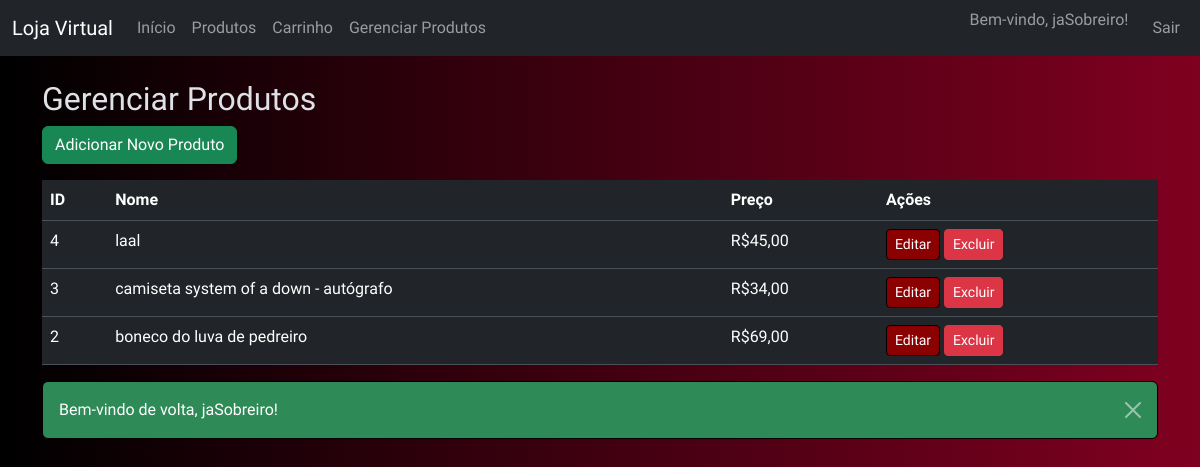
The page /admin/products (signed in) on the database its author committed.
### tables this page shows
CREATE TABLE `produtos` (
  `id` int(11) NOT NULL,
  `nome` varchar(255) NOT NULL,
  `descricao` text NOT NULL,
  `preco` decimal(10,2) NOT NULL,
  `data_criacao` timestamp NOT NULL DEFAULT current_timestamp()
);

### src/controllers/AdminController.php (called while the page is built, shortened)
<?php
require_once __DIR__ . '/../models/Product.php';
class ControladorAdmin {
    private $db;
    public function __construct($db) {
        $this->db = $db;
    }
    public function index() {
        $produto = new Produto($this->db);
        $produtos = $produto->ler();
        require __DIR__ . '/../views/admin/index.php';
    }
}

### src/helpers/url_helper.php (called while the page is built)
<?php
function base_url($path = '') {
    $base_path = rtrim(str_replace('\\', '/', dirname($_SERVER['SCRIPT_NAME'])), '/');
    return $base_path . '/' . ltrim($path, '/');
}

### src/models/Product.php (called while the page is built, shortened)
<?php
class Produto {
    private $conn;
    private $nome_tabela = "produtos";
    public function __construct($db) {
        $this->conn = $db;
    }
    public function ler() {
        $query = "SELECT id, nome, preco, descricao, data_criacao FROM " . $this->nome_tabela . " ORDER BY data_criacao DESC";
        $stmt = $this->conn->prepare($query);
        $stmt->execute();
        return $stmt->get_result();
    }
}

### src/views/admin/index.php (the view, shortened to what this page needs)
<?php include __DIR__ . '/../layouts/header.php'; ?>
<h2>Gerenciar Produtos</h2>
<a href="<?php echo base_url('admin/products/create'); ?>" class="btn btn-success mb-3">Adicionar Novo Produto</a>
<table class="table">
    <thead>
        <tr>
            <th>ID</th>
            <th>Nome</th>
            <th>Preço</th>
            <th>Ações</th>
        </tr>
    </thead>
    <tbody>
        <?php if ($produtos->num_rows > 0): ?>
            <?php while($row = $produtos->fetch_assoc()): ?>
                <tr>
                    <td><?php echo $row['id']; ?></td>
                    <td><?php echo htmlspecialchars($row['nome']); ?></td>
                    <td>R$<?php echo number_format($row['preco'], 2, ',', '.'); ?></td>
                    <td>
                        <a href="<?php echo base_url('admin/products/edit?id=' . $row['id']); ?>" class="btn btn-sm btn-primary">Editar</a>
                        <form action="<?php echo base_url('admin/products/delete'); ?>" method="POST" style="display:inline;">
                            <button type="submit" class="btn btn-sm btn-danger" onclick="return confirm('Tem certeza que deseja excluir este produto?');">Excluir</button>
                        </form>
                    </td>
                </tr>
            <?php endwhile; ?>
        <?php else: ?>
            <tr>
                <td colspan="4">Nenhum produto encontrado.</td>
            </tr>
        <?php endif; ?>
    </tbody>
</table>
<?php include __DIR__ . '/../layouts/footer.php'; ?>

### index.php (shortened to what this page needs)
<?php
require_once __DIR__ . '/src/helpers/flash.php';
require_once __DIR__ . '/src/helpers/url_helper.php';
require_once __DIR__ . '/src/controllers/CartController.php';
require_once __DIR__ . '/src/controllers/AdminController.php';
$db = obterConexaoDB();
$request_uri = explode('?', $_SERVER['REQUEST_URI'], 2)[0];
switch ($request_uri) {
    case '/admin/products':
        $controller = new ControladorAdmin($db);
        $controller->index();
        break;
}

### src/views/layouts/header.php (shortened to what this page needs)
<!DOCTYPE html>
<html lang="pt-BR" data-bs-theme="dark">
<head>
    <link href="https://cdn.jsdelivr.net/npm/bootstrap@5.3.3/dist/css/bootstrap.min.css" rel="stylesheet">
</head>
<body>
    <nav class="navbar navbar-expand-lg navbar-dark bg-dark">
        <div class="container-fluid">
            <a class="navbar-brand" href="<?php echo base_url('/'); ?>">Loja Virtual</a>
            <ul class="navbar-nav me-auto mb-2 mb-lg-0">
                <li class="nav-item">
                    <a class="nav-link" href="<?php echo base_url('/'); ?>">Início</a>
                </li>
                <li class="nav-item">
                    <a class="nav-link" href="<?php echo base_url('products'); ?>">Produtos</a>
                </li>
                <?php if (isset($_SESSION['user_id'])): ?>
                <li class="nav-item">
                    <a class="nav-link" href="<?php echo base_url('cart'); ?>">Carrinho</a>
                </li>
                <?php endif; ?>
                <?php if (isset($_SESSION['role']) && $_SESSION['role'] === 'admin'): ?>
                    <li class="nav-item">
                        <a class="nav-link" href="<?php echo base_url('admin/products'); ?>">Gerenciar Produtos</a>
                    </li>
                <?php endif; ?>
            </ul>
            <ul class="navbar-nav ms-auto">
                <?php if (isset($_SESSION['user_id'])): ?>
                    <li class="nav-item">
                        <span class="navbar-text me-3">
                            Bem-vindo, <?php echo htmlspecialchars($_SESSION['username']); ?>!
                        </span>
                    </li>
                    <li class="nav-item">
                        <a class="nav-link" href="<?php echo base_url('logout'); ?>">Sair</a>
                    </li>
                <?php endif; ?>
            </ul>
        </div>
    </nav>
    <div class="container mt-4">

### src/helpers/flash.php (shortened to what this page needs)
<?php
function display_flash_message() {
    if (isset($_SESSION['flash_message'])) {
        $message = $_SESSION['flash_message']['message'];
        $type = $_SESSION['flash_message']['type'];
        echo "<div class='alert alert-{$type} alert-dismissible fade show' role='alert'>";
        echo htmlspecialchars($message);
        echo '<button type="button" class="btn-close" data-bs-dismiss="alert" aria-label="Close"></button>';
        echo '</div>';
    }
}

### src/views/layouts/footer.php (shortened to what this page needs)
        <?php display_flash_message(); ?>
    </div>
</body>
</html>

### src/views/layouts/header.php (style rules this page uses)
body { font-family: 'New Rocker', cursive; background: linear-gradient(to right, black, #800020); }
.navbar-brand, h1, h2, h5 { font-family: 'New Rocker', cursive; }
.btn-primary { background-color: #8B0000; border-color: #000000; color: #ffffff; }
.alert-success { background-color: #2E8B57; color: #ffffff; border-color: #000000; }

### rows shown on the page
produtos: id "4", nome "laal", preco "45,00"
produtos: id "3", nome "camiseta system of a down - autógrafo", preco "34,00"
produtos: id "2", nome "boneco do luva de pedreiro", preco "69,00"

### other values the page prints
$_SESSION['username'] "jaSobreiro"
$message "Bem-vindo de volta, jaSobreiro!"
